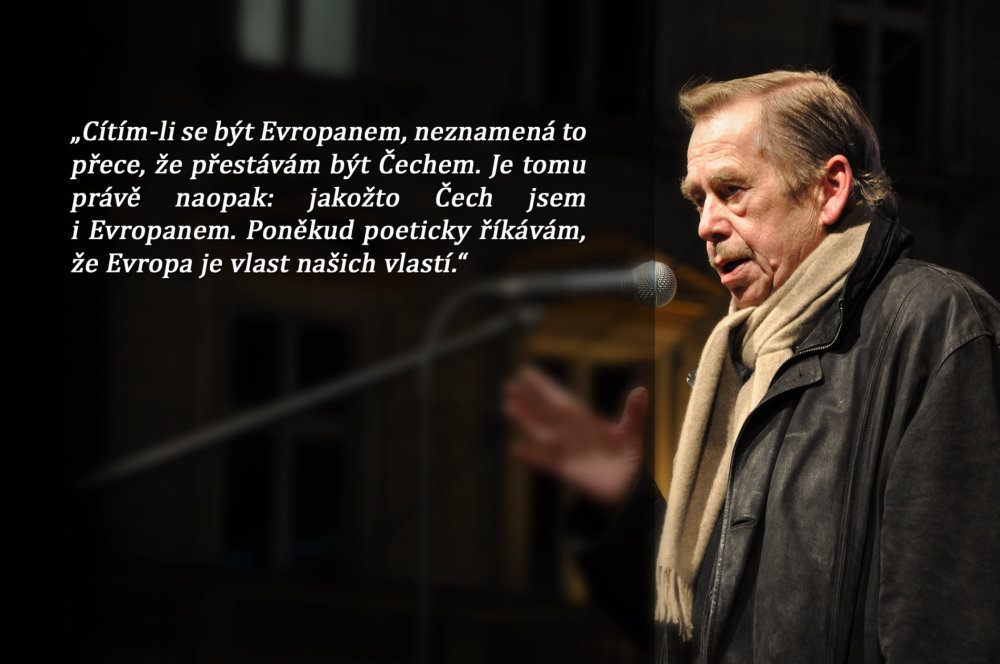
#> input picture 41/Pictures/citat_01.jpg, 1000 x 664 px, found by its file name
$ python image_resizer_02.py
#> lines starting #> are read from the running program, lines starting #| are printed output that depends on the picture
from PIL import Image


class ImageResizer:
    def __init__(self, path):
        self.path = path

        # self.sizes = sizes

    def resize_images(self, name, *sizes):

        for item in sizes:

            self.resize_image(name, item)

    def resize_image(self, name, size):
#> called with name = 'citat_01.jpg', size = 400
        image_path = f"{self.path}\\{name}"
        self.image = Image.open(image_path)
#> self.image is the input picture: PIL image 1000x664 RGB; mean R, G, B 37.1, 31.4, 26.1
        thumb = self.image.copy()
        thumb.thumbnail((size, size))
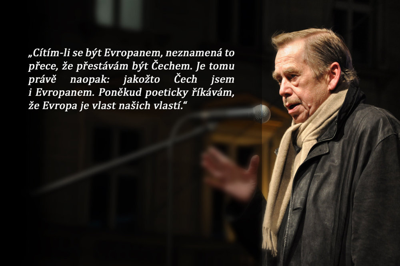
#> thumb: PIL image 400x266 RGB; mean R, G, B 37.1, 31.5, 26.2
        path = self.get_path(size, image_path)
        thumb.save(path)
        # thumb.save("test-%s.jpg" % str(size))

    def get_path(self, size: int, image_path):
        index = image_path.rindex(".")
        extra_name = "-" + str(size)
        return image_path[:index] + extra_name + image_path[index:]


path = r"C:\Users\blaze\OneDrive\Plocha\Programovani\Github\itstep-ukoly\41\Pictures"
my_image_resizer = ImageResizer(path)
my_image_resizer.resize_images("citat_01.jpg", 400, 600, 800)
